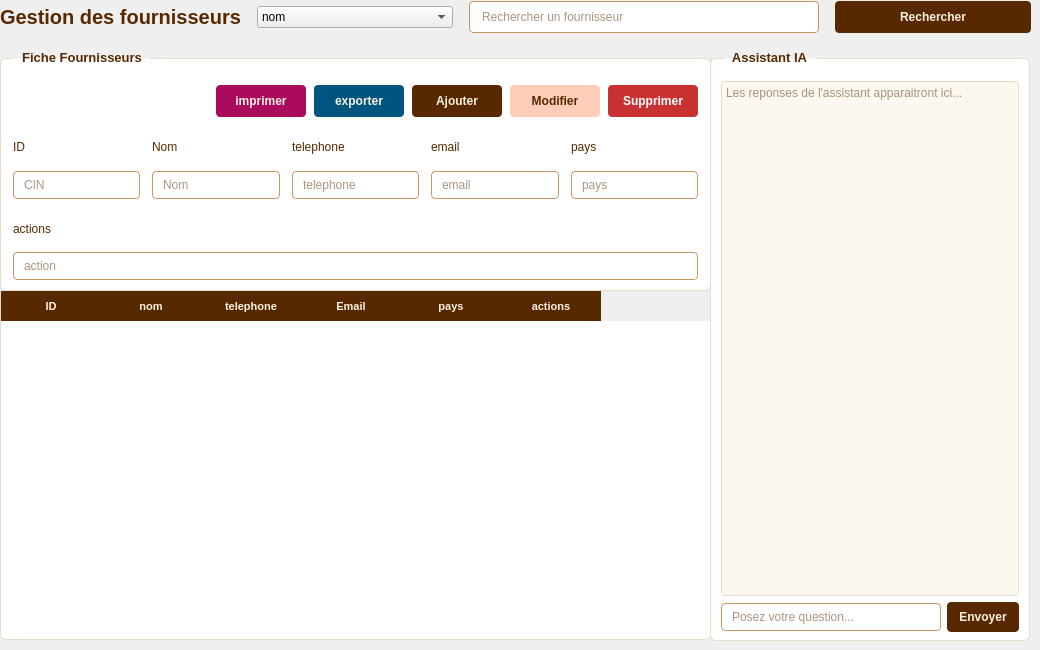
         <widget class="QWidget" name="page">
          <widget class="QWidget" name="layoutWidget_2">
           <property name="geometry">
            <rect>
             <x>0</x>
             <y>0</y>
             <width>1031</width>
             <height>34</height>
            </rect>
           </property>
           <layout class="QHBoxLayout" name="employesHeaderRow_2">
            <property name="spacing">
             <number>16</number>
            </property>
            <item>
             <widget class="QLabel" name="employesTitle_2">
              <property name="styleSheet">
               <string notr="true">font-size: 20px; font-weight: bold; color: rgb(88, 41, 0);</string>
              </property>
              <property name="text">
               <string>Gestion des fournisseurs</string>
              </property>
             </widget>
            </item>
            <item>
             <widget class="QComboBox" name="comboBox">
              <item>
               <property name="text">
                <string>nom</string>
               </property>
              </item>
              <item>
               <property name="text">
                <string>id</string>
               </property>
              </item>
              <item>
               <property name="text">
                <string>telephone</string>
               </property>
              </item>
              <item>
               <property name="text">
                <string>email</string>
               </property>
              </item>
              <item>
               <property name="text">
                <string>Nouvel élément</string>
               </property>
              </item>
             </widget>
            </item>
            <item>
             <widget class="QLineEdit" name="lineEditSearch_2">
              <property name="minimumSize">
               <size>
                <width>250</width>
                <height>32</height>
               </size>
              </property>
              <property name="maximumSize">
               <size>
                <width>350</width>
                <height>32</height>
               </size>
              </property>
              <property name="styleSheet">
               <string notr="true">QLineEdit {
  border: 1px solid rgb(200, 150, 100);
  border-radius: 4px;
  padding: 4px 10px;
  font-size: 12px;
  color: rgb(88, 41, 0);
  background-color: white;
}</string>
              </property>
              <property name="placeholderText">
               <string>Rechercher un fournisseur</string>
              </property>
             </widget>
            </item>
            <item>
             <widget class="QPushButton" name="btnRechercher_2">
              <property name="minimumSize">
               <size>
                <width>90</width>
                <height>32</height>
               </size>
              </property>
              <property name="cursor">
               <cursorShape>PointingHandCursor</cursorShape>
              </property>
              <property name="styleSheet">
               <string notr="true">QPushButton {
  background-color: rgb(88, 41, 0);
  color: rgb(248, 241, 227);
  border: none;
  border-radius: 4px;
  font-size: 12px;
  font-weight: bold;
  padding: 4px 14px;
}
QPushButton:hover {
  background-color: rgb(110, 55, 10);
}</string>
              </property>
              <property name="text">
               <string>Rechercher</string>
              </property>
             </widget>
            </item>
           </layout>
          </widget>
          <widget class="QGroupBox" name="employeeFormBox_2">
           <property name="geometry">
            <rect>
             <x>0</x>
             <y>50</y>
             <width>711</width>
             <height>241</height>
            </rect>
           </property>
           <property name="styleSheet">
            <string notr="true">QGroupBox {
  background-color: white;
  border: 1px solid rgb(230, 220, 200);
  border-radius: 6px;
  margin-top: 8px;
  padding-top: 16px;
  font-weight: bold;
  font-size: 13px;
  color: rgb(88, 41, 0);
}
QGroupBox::title {
  subcontrol-origin: margin;
  left: 14px;
  padding: 0 6px;
}
QLineEdit, QComboBox, QDateEdit {
  border: 1px solid rgb(200, 150, 100);
  border-radius: 4px;
  padding: 5px 8px;
  font-size: 12px;
  color: rgb(88, 41, 0);
  background-color: rgb(255, 255, 255);
  font-weight: normal;
}
QLineEdit:focus, QComboBox:focus, QDateEdit:focus {
  border: 1px solid rgb(88, 41, 0);
}
QLabel {
  font-size: 12px;
  font-weight: normal;
  color: rgb(88, 41, 0);
}</string>
           </property>
           <property name="title">
            <string>Fiche Fournisseurs</string>
           </property>
           <layout class="QVBoxLayout" name="formOuterLayout_2">
            <property name="spacing">
             <number>8</number>
            </property>
            <property name="leftMargin">
             <number>12</number>
            </property>
            <property name="topMargin">
             <number>10</number>
            </property>
            <property name="rightMargin">
             <number>12</number>
            </property>
            <property name="bottomMargin">
             <number>10</number>
            </property>
            <item>
             <layout class="QHBoxLayout" name="formBtnLayout_2">
              <property name="spacing">
               <number>8</number>
              </property>
              <item>
               <spacer name="formBtnSpacer_2">
                <property name="orientation">
                 <enum>Qt::Orientation::Horizontal</enum>
                </property>
                <property name="sizeHint" stdset="0">
                 <size>
                  <width>40</width>
                  <height>20</height>
                 </size>
                </property>
               </spacer>
              </item>
              <item>
               <widget class="QPushButton" name="btnAjouter_4">
                <property name="minimumSize">
                 <size>
                  <width>90</width>
                  <height>32</height>
                 </size>
                </property>
                <property name="cursor">
                 <cursorShape>PointingHandCursor</cursorShape>
                </property>
                <property name="styleSheet">
                 <string notr="true">QPushButton {
	background-color: rgb(170, 11, 93);
  color: rgb(248, 241, 227);
  border: none;
  border-radius: 4px;
  font-size: 12px;
  font-weight: bold;
  padding: 6px 14px;
}
QPushButton:hover {
  background-color: rgb(110, 55, 10);
}</string>
                </property>
                <property name="text">
                 <string>imprimer</string>
                </property>
               </widget>
              </item>
              <item>
               <widget class="QPushButton" name="btnAjouter_2">
                <property name="minimumSize">
                 <size>
                  <width>90</width>
                  <height>32</height>
                 </size>
                </property>
                <property name="cursor">
                 <cursorShape>PointingHandCursor</cursorShape>
                </property>
                <property name="styleSheet">
                 <string notr="true">QPushButton {
	background-color: rgb(66, 255, 8);
	background-color: rgb(0, 85, 127);
  color: rgb(248, 241, 227);
  border: none;
  border-radius: 4px;
  font-size: 12px;
  font-weight: bold;
  padding: 6px 14px;
}
QPushButton:hover {
  background-color: rgb(110, 55, 10);
}</string>
                </property>
                <property name="text">
                 <string>exporter</string>
                </property>
               </widget>
              </item>
              <item>
               <widget class="QPushButton" name="btnAjouter_5">
                <property name="minimumSize">
                 <size>
                  <width>90</width>
                  <height>32</height>
                 </size>
                </property>
                <property name="cursor">
                 <cursorShape>PointingHandCursor</cursorShape>
                </property>
                <property name="styleSheet">
                 <string notr="true">QPushButton {
  background-color: rgb(88, 41, 0);
  color: rgb(248, 241, 227);
  border: none;
  border-radius: 4px;
  font-size: 12px;
  font-weight: bold;
  padding: 6px 14px;
}
QPushButton:hover {
  background-color: rgb(110, 55, 10);
}</string>
                </property>
                <property name="text">
                 <string>Ajouter</string>
                </property>
               </widget>
              </item>
              <item>
               <widget class="QPushButton" name="btnModifier_2">
                <property name="minimumSize">
                 <size>
                  <width>90</width>
                  <height>32</height>
                 </size>
                </property>
                <property name="cursor">
                 <cursorShape>PointingHandCursor</cursorShape>
                </property>
                <property name="styleSheet">
                 <string notr="true">QPushButton {
  background-color: rgb(255, 205, 185);
  color: rgb(88, 41, 0);
  border: none;
  border-radius: 4px;
  font-size: 12px;
  font-weight: bold;
  padding: 6px 14px;
}
QPushButton:hover {
  background-color: rgb(230, 180, 150);
}</string>
                </property>
                <property name="text">
                 <string>Modifier</string>
                </property>
               </widget>
              </item>
              <item>
               <widget class="QPushButton" name="btnSupprimer_2">
                <property name="minimumSize">
                 <size>
                  <width>90</width>
                  <height>32</height>
                 </size>
                </property>
                <property name="cursor">
                 <cursorShape>PointingHandCursor</cursorShape>
                </property>
                <property name="styleSheet">
                 <string notr="true">QPushButton {
  background-color: rgb(200, 50, 50);
  color: white;
  border: none;
  border-radius: 4px;
  font-size: 12px;
  font-weight: bold;
  padding: 6px 14px;
}
QPushButton:hover {
  background-color: rgb(180, 40, 40);
}</string>
                </property>
                <property name="text">
                 <string>Supprimer</string>
                </property>
               </widget>
              </item>
             </layout>
            </item>
            <item>
             <layout class="QHBoxLayout" name="formRow1_2">
              <property name="spacing">
               <number>12</number>
              </property>
              <item>
               <layout class="QVBoxLayout" name="cinLayout_2">
                <property name="spacing">
                 <number>2</number>
                </property>
                <item>
                 <widget class="QLabel" name="labelCIN_2">
                  <property name="text">
                   <string>ID</string>
                  </property>
                 </widget>
                </item>
                <item>
                 <widget class="QLineEdit" name="lineEditCIN_2">
                  <property name="placeholderText">
                   <string>CIN</string>
                  </property>
                 </widget>
                </item>
               </layout>
              </item>
              <item>
               <layout class="QVBoxLayout" name="nomLayout_2">
                <property name="spacing">
                 <number>2</number>
                </property>
                <item>
                 <widget class="QLabel" name="labelNom_2">
                  <property name="text">
                   <string>Nom</string>
                  </property>
                 </widget>
                </item>
                <item>
                 <widget class="QLineEdit" name="lineEditNom_2">
                  <property name="placeholderText">
                   <string>Nom</string>
                  </property>
                 </widget>
                </item>
               </layout>
              </item>
              <item>
               <layout class="QVBoxLayout" name="prenomLayout_2">
                <property name="spacing">
                 <number>2</number>
                </property>
                <item>
                 <widget class="QLabel" name="labelPrenom_2">
                  <property name="text">
                   <string>telephone</string>
                  </property>
                 </widget>
                </item>
                <item>
                 <widget class="QLineEdit" name="lineEditPrenom_2">
                  <property name="placeholderText">
                   <string>telephone</string>
                  </property>
                 </widget>
                </item>
               </layout>
              </item>
              <item>
               <layout class="QVBoxLayout" name="sexeLayout_2">
                <property name="spacing">
                 <number>2</number>
                </property>
                <item>
                 <widget class="QLabel" name="labelSexe_2">
                  <property name="text">
                   <string>email</string>
                  </property>
                 </widget>
                </item>
                <item>
                 <widget class="QLineEdit" name="lineEdit">
                  <property name="text">
                   <string/>
                  </property>
                  <property name="placeholderText">
                   <string comment="RemiseAccorrdee" extracomment="RemiseAccorrdee">email</string>
                  </property>
                  <property name="clearButtonEnabled">
                   <bool>false</bool>
                  </property>
                 </widget>
                </item>
               </layout>
              </item>
              <item>
               <layout class="QVBoxLayout" name="salaireLayout_2">
                <property name="spacing">
                 <number>2</number>
                </property>
                <item>
                 <widget class="QLabel" name="labelSalaire_2">
                  <property name="text">
                   <string>pays</string>
                  </property>
                 </widget>
                </item>
                <item>
                 <widget class="QLineEdit" name="lineEditEmail_2">
                  <property name="placeholderText">
                   <string>pays</string>
                  </property>
                 </widget>
                </item>
               </layout>
              </item>
             </layout>
            </item>
            <item>
             <layout class="QHBoxLayout" name="formRow2_2">
              <property name="spacing">
               <number>12</number>
              </property>
              <item>
               <layout class="QVBoxLayout" name="dateEmbaucheLayout_2">
                <property name="spacing">
                 <number>2</number>
                </property>
                <item>
                 <widget class="QLabel" name="labelDateEmbauche_2">
                  <property name="text">
                   <string>actions</string>
                  </property>
                 </widget>
                </item>
                <item>
                 <widget class="QLineEdit" name="lineEdit_2">
                  <property name="placeholderText">
                   <string>action</string>
                  </property>
                 </widget>
                </item>
               </layout>
              </item>
             </layout>
            </item>
           </layout>
          </widget>
          <widget class="QGroupBox" name="chatGroupBox_2">
           <property name="geometry">
            <rect>
             <x>710</x>
             <y>50</y>
             <width>320</width>
             <height>591</height>
            </rect>
           </property>
           <property name="styleSheet">
            <string notr="true">QGroupBox {
  background-color: white;
  border: 1px solid rgb(230, 220, 200);
  border-radius: 6px;
  margin-top: 8px;
  padding-top: 14px;
  font-weight: bold;
  font-size: 13px;
  color: rgb(88, 41, 0);
}
QGroupBox::title {
  subcontrol-origin: margin;
  left: 14px;
  padding: 0 6px;
}
QTextEdit {
  border: 1px solid rgb(230, 220, 200);
  border-radius: 4px;
  font-size: 12px;
  color: rgb(88, 41, 0);
  background-color: rgb(252, 248, 240);
  font-weight: normal;
}
QLineEdit {
  border: 1px solid rgb(200, 150, 100);
  border-radius: 4px;
  padding: 5px 8px;
  font-size: 12px;
  color: rgb(88, 41, 0);
  background-color: white;
  font-weight: normal;
}</string>
           </property>
           <property name="title">
            <string>Assistant IA</string>
           </property>
           <layout class="QVBoxLayout" name="chatLayout_2">
            <property name="spacing">
             <number>6</number>
            </property>
            <property name="leftMargin">
             <number>10</number>
            </property>
            <property name="topMargin">
             <number>8</number>
            </property>
            <property name="rightMargin">
             <number>10</number>
            </property>
            <property name="bottomMargin">
             <number>8</number>
            </property>
            <item>
             <widget class="QTextEdit" name="chatDisplay_2">
              <property name="readOnly">
               <bool>true</bool>
              </property>
              <property name="placeholderText">
               <string>Les reponses de l'assistant apparaitront ici...</string>
              </property>
             </widget>
            </item>
            <item>
             <layout class="QHBoxLayout" name="chatInputLayout_2">
              <property name="spacing">
               <number>6</number>
              </property>
              <item>
               <widget class="QLineEdit" name="lineEditChat_2">
                <property name="placeholderText">
                 <string>Posez votre question...</string>
                </property>
               </widget>
              </item>
              <item>
               <widget class="QPushButton" name="btnSendChat_2">
                <property name="minimumSize">
                 <size>
                  <width>70</width>
                  <height>30</height>
                 </size>
                </property>
                <property name="cursor">
                 <cursorShape>PointingHandCursor</cursorShape>
                </property>
                <property name="styleSheet">
                 <string notr="true">QPushButton {
  background-color: rgb(88, 41, 0);
  color: rgb(248, 241, 227);
  border: none;
  border-radius: 4px;
  font-size: 12px;
  font-weight: bold;
  padding: 5px 12px;
}
QPushButton:hover {
  background-color: rgb(110, 55, 10);
}</string>
                </property>
                <property name="text">
                 <string>Envoyer</string>
                </property>
               </widget>
              </item>
             </layout>
            </item>
           </layout>
          </widget>
          <widget class="QTableWidget" name="employeeTable_2">
           <property name="geometry">
            <rect>
             <x>0</x>
             <y>290</y>
             <width>711</width>
             <height>350</height>
            </rect>
           </property>
           <property name="styleSheet">
            <string notr="true">QTableWidget {
  background-color: white;
  border: 1px solid rgb(230, 220, 200);
  border-radius: 6px;
  gridline-color: rgb(230, 220, 200);
  font-size: 11px;
  color: rgb(88, 41, 0);
}
QTableWidget::item {
  padding: 4px 6px;
}
QTableWidget::item:selected {
  background-color: rgb(255, 205, 185);
  color: rgb(88, 41, 0);
}
QHeaderView::section {
  background-color: rgb(88, 41, 0);
  color: rgb(248, 241, 227);
  padding: 6px 6px;
  border: none;
  font-weight: bold;
  font-size: 11px;
}</string>
           </property>
           <property name="alternatingRowColors">
            <bool>true</bool>
           </property>
           <property name="selectionBehavior">
            <enum>QAbstractItemView::SelectionBehavior::SelectRows</enum>
           </property>
           <property name="columnCount">
            <number>6</number>
           </property>
           <column>
            <property name="text">
             <string>ID</string>
            </property>
           </column>
           <column>
            <property name="text">
             <string>nom</string>
            </property>
           </column>
           <column>
            <property name="text">
             <string>telephone</string>
            </property>
           </column>
           <column>
            <property name="text">
             <string>Email</string>
            </property>
           </column>
           <column>
            <property name="text">
             <string>pays</string>
            </property>
           </column>
           <column>
            <property name="text">
             <string>actions</string>
            </property>
           </column>
          </widget>
         </widget>
